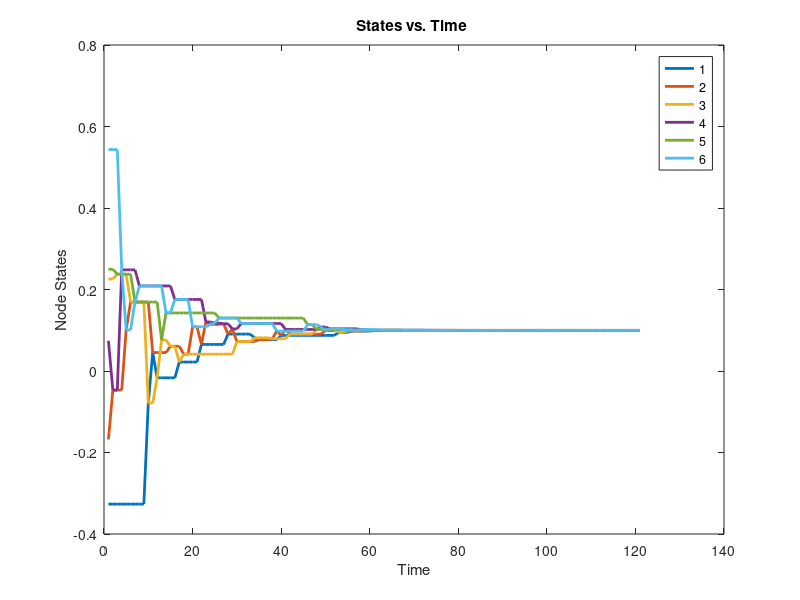

Reproduce this figure in MATLAB.
clear all;
clc;
%% Random initial values 
x3 = (2)*rand(1,6)-1;

for k = 1:120
    edge = randi(9); % Randomly chosing edges
if edge == 1
    x3(k+1,1) = x3(k,1) + (x3(k,2) - x3(k,1))/2;
    x3(k+1,2) = x3(k,2) - (x3(k,2) - x3(k,1))/2;
    x3(k+1,3) = x3(k,3);
    x3(k+1,4) = x3(k,4);
    x3(k+1,5) = x3(k,5);
    x3(k+1,6) = x3(k,6);
elseif edge == 2
    x3(k+1,2) = x3(k,2) + (x3(k,4) - x3(k,2))/2;
    x3(k+1,4) = x3(k,4) - (x3(k,4) - x3(k,2))/2;
    x3(k+1,1) = x3(k,1);
    x3(k+1,3) = x3(k,3);
    x3(k+1,5) = x3(k,5);
    x3(k+1,6) = x3(k,6); 
elseif edge == 3
    x3(k+1,4) = x3(k,4) + (x3(k,6) - x3(k,4))/2;
    x3(k+1,6) = x3(k,6) - (x3(k,6) - x3(k,4))/2;
    x3(k+1,1) = x3(k,1);
    x3(k+1,2) = x3(k,2);
    x3(k+1,3) = x3(k,3);
    x3(k+1,5) = x3(k,5);
elseif edge == 4
    x3(k+1,6) = x3(k,6) + (x3(k,2) - x3(k,6))/2;
    x3(k+1,2) = x3(k,2) - (x3(k,2) - x3(k,6))/2;
    x3(k+1,3) = x3(k,3);
    x3(k+1,4) = x3(k,4);
    x3(k+1,5) = x3(k,5);
    x3(k+1,1) = x3(k,1);
elseif edge == 5
    x3(k+1,5) = x3(k,5) + (x3(k,6) - x3(k,5))/2;
    x3(k+1,6) = x3(k,6) - (x3(k,6) - x3(k,5))/2;
    x3(k+1,1) = x3(k,1);
    x3(k+1,2) = x3(k,2);
    x3(k+1,3) = x3(k,3);
    x3(k+1,4) = x3(k,4);
elseif edge == 6
    x3(k+1,3) = x3(k,3) + (x3(k,5) - x3(k,3))/2;
    x3(k+1,5) = x3(k,5) - (x3(k,5) - x3(k,3))/2;
    x3(k+1,1) = x3(k,1);
    x3(k+1,2) = x3(k,2);
    x3(k+1,4) = x3(k,4);
    x3(k+1,6) = x3(k,6);
elseif edge == 7
    x3(k+1,2) = x3(k,2) + (x3(k,3) - x3(k,2))/2;
    x3(k+1,3) = x3(k,3) - (x3(k,3) - x3(k,2))/2;
    x3(k+1,1) = x3(k,1);
    x3(k+1,4) = x3(k,4);
    x3(k+1,5) = x3(k,5);
    x3(k+1,6) = x3(k,6);
elseif edge == 8
    x3(k+1,1) = x3(k,1) + (x3(k,3) - x3(k,1))/2;
    x3(k+1,3) = x3(k,3) - (x3(k,3) - x3(k,1))/2;
    x3(k+1,2) = x3(k,2);
    x3(k+1,4) = x3(k,4);
    x3(k+1,5) = x3(k,5);
    x3(k+1,6) = x3(k,6);
elseif edge == 9
    x3(k+1,3) = x3(k,3) + (x3(k,1) - x3(k,3))/2;
    x3(k+1,1) = x3(k,1) - (x3(k,1) - x3(k,3))/2;
    x3(k+1,2) = x3(k,2);
    x3(k+1,4) = x3(k,4);
    x3(k+1,5) = x3(k,5);
    x3(k+1,6) = x3(k,6);
                            
end
end

%% Plotting states vs. time
figure;
plot (1:121,x3,'LineWidth',2)
legend('1','2','3','4','5','6')
title('States vs. Time ')
xlabel('Time');ylabel('Node States');
    